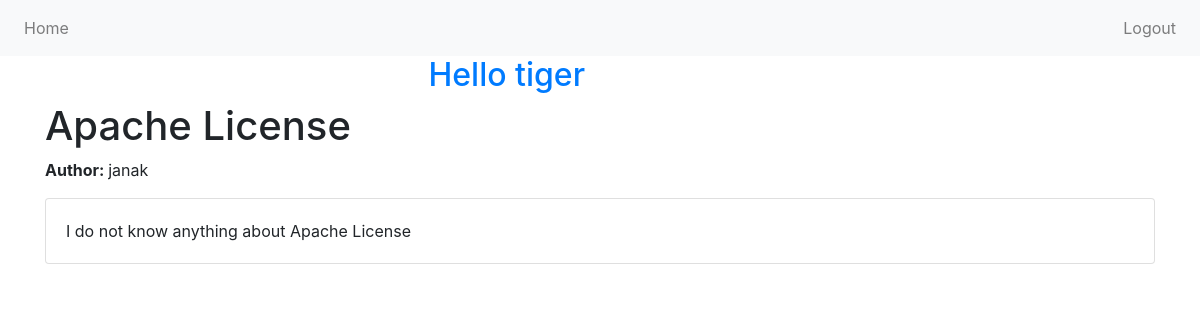
The app's page /post/2/ (signed in) with its own data.
### blog/models.py (models this page shows, shortened)
class Post(models.Model):
    title = models.CharField(max_length=200)
    author = models.ForeignKey("auth.User",on_delete=models.CASCADE,)
    body = models.TextField()

### blog/views.py (the view)
# urls.py: path("post/<int:pk>/",BlogDetailView.as_view(),
class BlogDetailView(LoginRequiredMixin,DetailView):
    model = Post
    template_name = "post_detail.html"

### templates/post_detail.html (shortened to what this page needs)
{% extends "base.html" %}
{% block content %}
<div class="container">
    <h1>{{post.title}}</h1>
    <p><strong>Author: </strong>{{post.author}}</p>
    <div class="card mb-4">
        <div class="card-body">
            <p class="card-text">{{post.body}}</p>
        </div>
    </div>
</div>
{% endblock content %}

### templates/base.html (shortened to what this page needs)
<!DOCTYPE html>
{% load static %}
<html>
    <head>
        <link rel="stylesheet" href="https://maxcdn.bootstrapcdn.com/bootstrap/4.5.2/css/bootstrap.min.css">
    </head>
    <body>
        <nav class="navbar navbar-expand-lg navbar-light bg-light">
            <div class="collapse navbar-collapse" id="navbarNav">
                <ul class="navbar-nav">
                    <li class="nav-item">
                        <a class="nav-link" href="{% url 'home'%}">Home</a>
                    </li>
                </ul>
            </div>
            <div class="navbar-nav ml-auto">
                <ul class="navbar-nav">
                    {% if user.is_authenticated %}
                    <li class="nav-item">
                        <a class="nav-item nav-link" href="{% url 'logout'%}">Logout</a>
                    </li>
                    {% endif %}
                </ul>
            </div>
        </nav>
        {% if user.is_authenticated %}
        <div class="col-md-6">
            <h2 class="text-right text-primary">Hello {{request.user}}</h2>
        </div>
        {% endif %}
            {% block content %}
            {% endblock content %}
    </body>
</html>

### records on screen
Post: title "Apache License", author "janak", body "I do not know anything about Apache License"

### other values on screen
{{ request.user }} "tiger"
